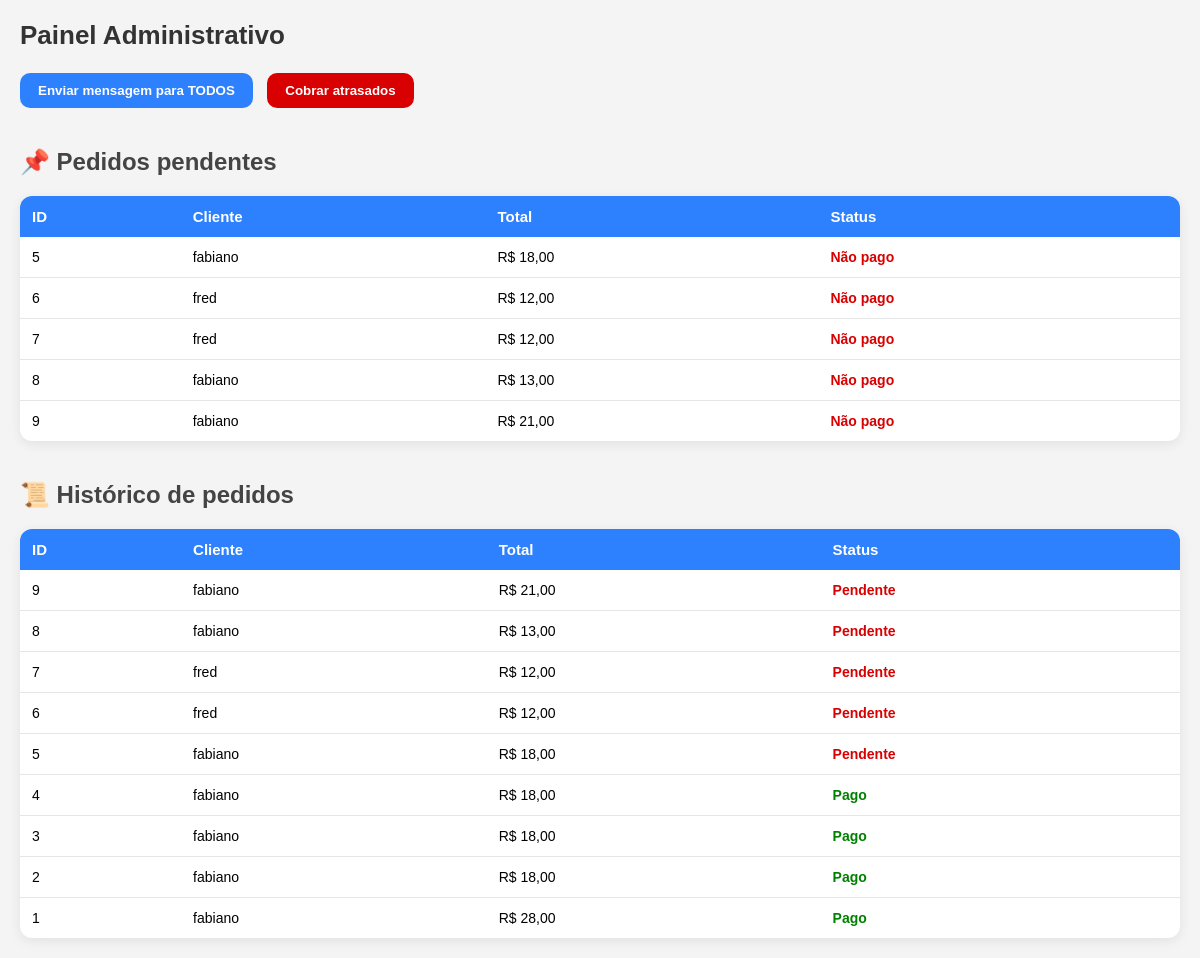
Before: /painel/home/ (signed in) with the older database file.
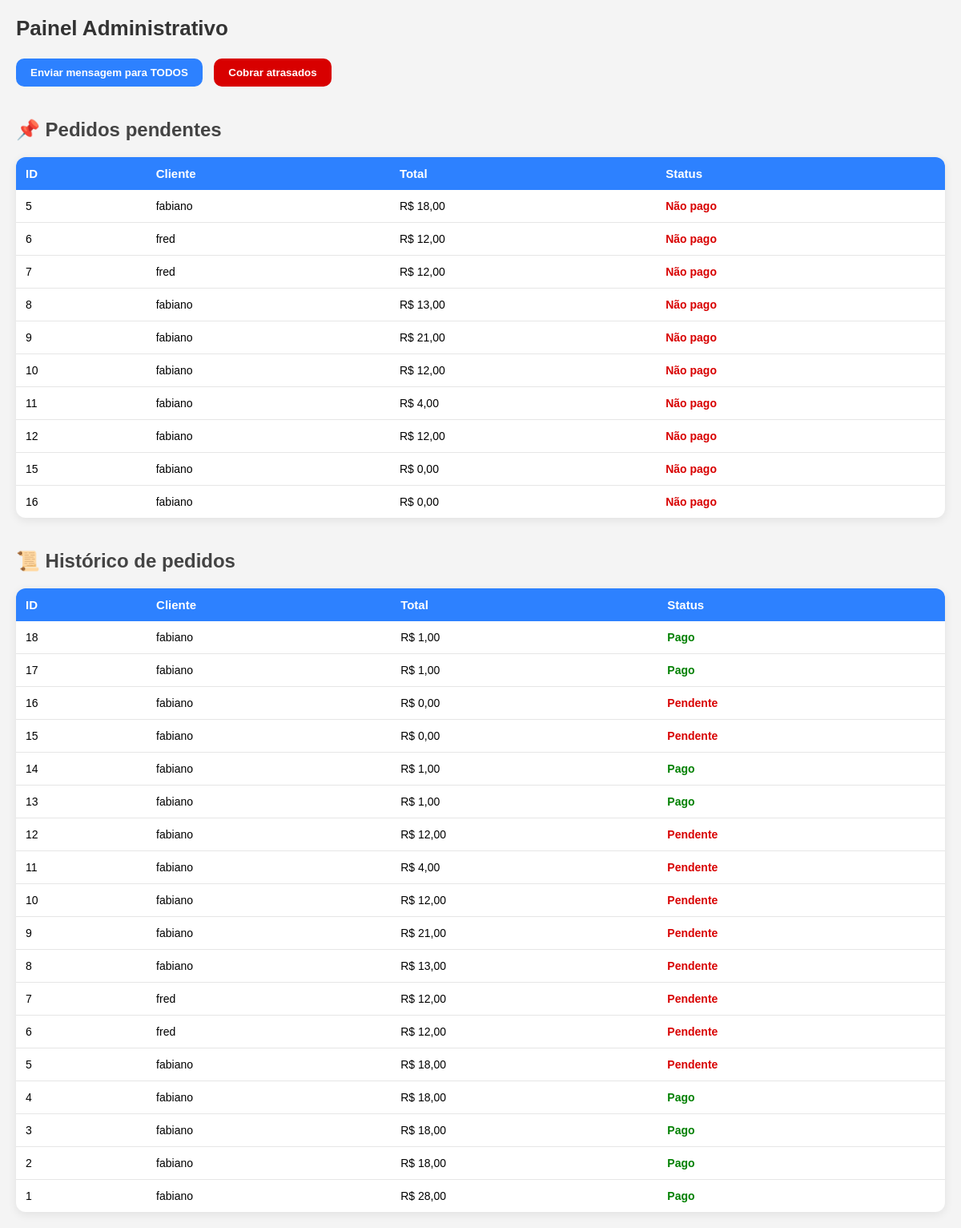
After: the same page with the newer database file.
### core/models.py (models this page shows, shortened)
class Pedido(models.Model):
    nome_cliente = models.CharField(max_length=150)
    whatsapp = models.CharField(max_length=20)
    data_pedido = models.DateTimeField(auto_now_add=True)   # data da CRIAÇÃO do pedido
    forma_pagamento = models.CharField(max_length=20)       # "pix", "6", "20"
    data_cobranca = models.DateField(null=True, blank=True) # data que vai cobrar (dia 6/20)
    total = models.DecimalField(max_digits=10, decimal_places=2)
    external_reference = models.CharField(max_length=200, blank=True, null=True)  # PIX

### core/views.py (the view)
# urls.py: path("painel/home/", views.painel_home, name="painel_home"),
def painel_home(request):
    if not request.session.get("painel_logado"):
        return redirect("/painel/")
    pedidos = Pedido.objects.all().order_by("-id")
    pendentes = Pedido.objects.exclude(forma_pagamento="pago")
    templates = TemplateMensagem.objects.all().order_by("nome")
    return render(request, "painel_home.html", {
        "pedidos": pedidos,
        "pendentes": pendentes,
        "templates": templates
    })

### core/templates/painel_home.html (shortened to what this page needs)
<html>
<head>
    <link rel="stylesheet" href="/static/css/painel_home.css">
</head>
<body>
<h1>Painel Administrativo</h1>
<div class="painel-acoes">
    <button onclick="mostrarMsgTodos()" class="btn-acao">Enviar mensagem para TODOS</button>
    <button onclick="mostrarCobranca()" class="btn-acao btn-vermelho">Cobrar atrasados</button>
</div>
<h2>📌 Pedidos pendentes</h2>
<table>
    <tr>
        <th>ID</th>
        <th>Cliente</th>
        <th>Total</th>
        <th>Status</th>
    </tr>
    {% for p in pendentes %}
    <tr>
        <td>{{ p.id }}</td>
        <td>{{ p.nome_cliente }}</td>
        <td>R$ {{ p.total }}</td>
        <td class="pendente">Não pago</td>
    </tr>
    {% empty %}
    <tr>
        <td colspan="4">Nenhuma pendência 🎉</td>
    </tr>
    {% endfor %}
</table>
<h2>📜 Histórico de pedidos</h2>
<table>
    <tr>
        <th>ID</th>
        <th>Cliente</th>
        <th>Total</th>
        <th>Status</th>
    </tr>
    {% for p in pedidos %}
    <tr>
        <td>{{ p.id }}</td>
        <td>{{ p.nome_cliente }}</td>
        <td>R$ {{ p.total }}</td>
        <td class="{% if p.forma_pagamento == 'pago' %}pago{% else %}pendente{% endif %}">
            {% if p.forma_pagamento == 'pago' %}
                Pago
            {% else %}
                Pendente
            {% endif %}
        </td>
    </tr>
    {% endfor %}
</table>
</body>
</html>

Changed rows visible on the page:
added Pedido: id "10", nome_cliente "fabiano", total "12,00", forma_pagamento "Pendente"
added Pedido: id "11", nome_cliente "fabiano", total "4,00", forma_pagamento "Pendente"
added Pedido: id "12", nome_cliente "fabiano", total "12,00", forma_pagamento "Pendente"
added Pedido: id "15", nome_cliente "fabiano", total "0,00", forma_pagamento "Pendente"
added Pedido: id "16", nome_cliente "fabiano", total "0,00", forma_pagamento "Pendente"
added Pedido: id "18", nome_cliente "fabiano", total "1,00", forma_pagamento "Pago", shown under "📜 Histórico de pedidos"
added Pedido: id "17", nome_cliente "fabiano", total "1,00", forma_pagamento "Pago", shown under "📜 Histórico de pedidos"
added Pedido: id "14", nome_cliente "fabiano", total "1,00", forma_pagamento "Pago", shown under "📜 Histórico de pedidos"
added Pedido: id "13", nome_cliente "fabiano", total "1,00", forma_pagamento "Pago", shown under "📜 Histórico de pedidos"
